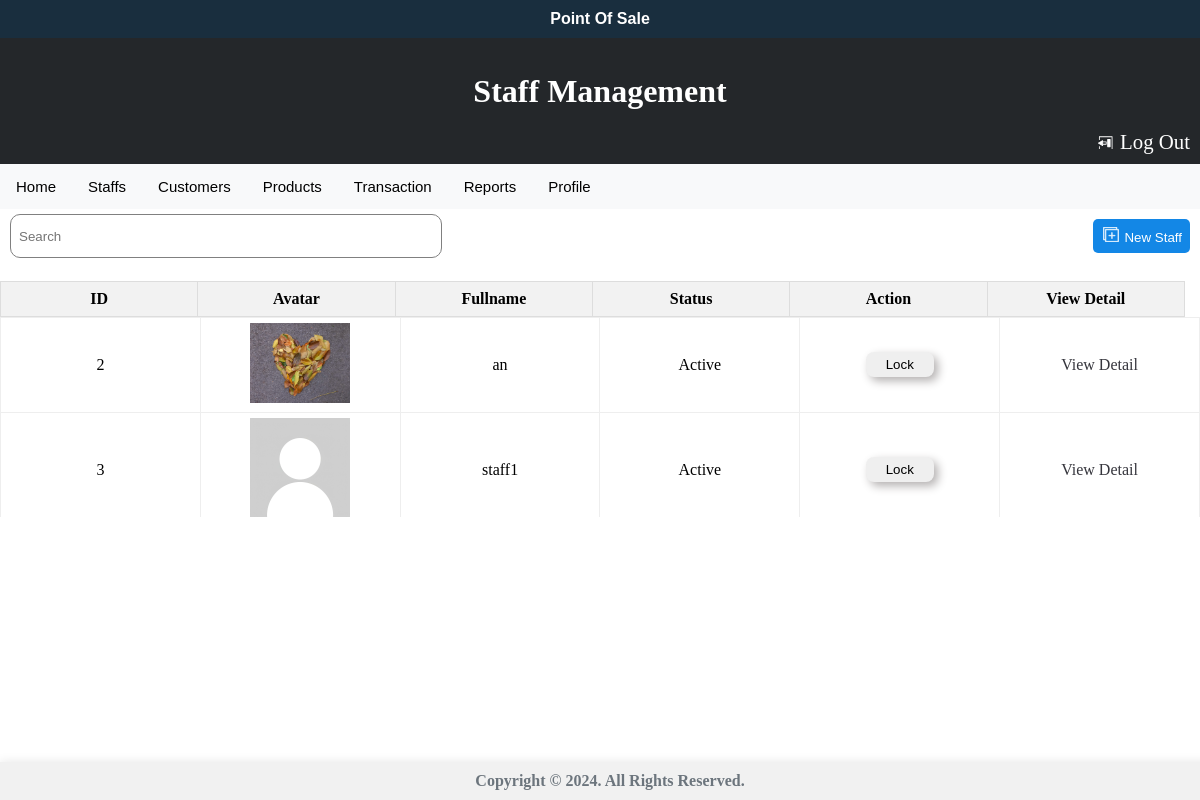
Screenshot of /views/view_staffs.php (signed in) with the database file from the repository.
### tables this page shows
CREATE TABLE `users` (
  `id` int(11) NOT NULL,
  `avatar` varchar(255) DEFAULT NULL,
  `fullname` varchar(255) NOT NULL,
  `username` varchar(255) NOT NULL,
  `password` varchar(255) NOT NULL,
  `email` varchar(255) NOT NULL,
  `phone` varchar(15) DEFAULT NULL,
  `gender` enum('male','female','other') DEFAULT NULL,
  `role` tinyint(1) NOT NULL DEFAULT 0,
  `status` tinyint(1) NOT NULL DEFAULT 0
);

### views/view_staffs.php (the view, shortened to what this page needs)
<?php
    include_once('../config/db.conn.php');
    if ($conn) {
        $sql = "SELECT * FROM users WHERE role=0";
        $staffs = $conn->query($sql);
    } else {
        $error = "Connection is not established yet.";
    }
    $imageDirectory = '../images/';
?>
<!DOCTYPE html>
<html lang="en">
<head>
    <link rel="stylesheet" type="text/css" href="../css/admin_home.css">
    <link rel="stylesheet" type="text/css" href="../css/product_catalog.css">
    <link rel="stylesheet" type="text/css" href="../css/create_sales.css">
</head>
<body>
    <div class="header">
        <div class="row">
            <div class="hd">
                <h4>Point Of Sale</h4>
            </div>
            <div class="hd1">
                <h2>Staff Management</h2>
            </div>
            <div class="hd2">
                <a href="#" onclick="confirmLogout()">
                </a>
                <a href="#" onclick="confirmLogout()">Log Out</a>
            </div>
        </div>
    </div>
    <div class="topnav" id="myTopnav">
        <a href="../views/admin_home.php">Home</a>
        <a href="../views/view_staffs.php">Staffs</a>
        <a class="active" href="../views/customer_list.php">Customers</a>
        <a href="../views/product_catalog.php">Products</a>
        <a href="../transaction/index.php">Transaction</a>
        <a href="#about">Reports</a>
        <a href="../views/profile.php?id=$id&role=$role">Profile</a>
    </div>
    <div class="Catalog">
        <div class="row">
            <div class="search_and_button">
                <div class="search_container">
                    <input id="frame_search" type="text" placeholder="Search">
                </div>
                <?php
                    echo '<button id="but">
                    <svg width="20px" height="15px" version="1.1" id="Capa_1" xmlns="http://www.w3.org/2000/svg" xmlns:xlink="http://www.w3.org/1999/xlink" x="0px" y="0px"
                        viewBox="0 0 55 55" fill="white" style="enable-background:new 0 0 55 55;" xml:space="preserve">
                        <g>
                            <path d="M49,8.5v-8H0v47h7v7h48v-46H49z M2,45.5v-43h45v6H7v37H2z M53,52.5H9v-5v-37h40h4V52.5z" stroke="white" stroke-width="2"/>
                            <path d="M42,30.5H32v-10c0-0.553-0.447-1-1-1s-1,0.447-1,1v10H20c-0.553,0-1,0.447-1,1s0.447,1,1,1h10v10c0,0.553,0.447,1,1,1
                                s1-0.447,1-1v-10h10c0.553,0,1-0.447,1-1S42.553,30.5,42,30.5z" stroke="white" stroke-width="2"/>
                        </g>
                    </svg>
                        New Staff
                    </button>';
                ?>
            </div>
            <br>
            <table class="head">
                <tr>
                    <th>ID</th>
                    <th>Avatar</th>
                    <th>Fullname</th>
                    <th>Status</th>
                    <th>Action</th>
                    <th>View Detail</th>
                </tr>
            </table>
            <div class="scroll_table">
                <table id="sales_tab">
                    <tbody>
                        <?php
                            if (isset($staffs)) {
                                while($staff = $staffs->fetch_assoc()) {
                                    echo "<tr>";
                                    echo "<td>" . $staff['id'] . "</td>";
                                    echo "<td><img src='" . $imageDirectory . $staff['avatar'] . "' alt='Avatar'  class='avatar'></td>";
                                    echo "<td>" . $staff['fullname'] . "</td>";
                                    if($staff['status']==0) {
                                        echo "<td>Active</td>";
                                    } else {
                                        echo "<td>Inactivate</td>";
                                    }
                                    echo "<td>";
                                    echo "<button id='buttLock' class='" . ($staff['status'] == 0 ? '' : 'lock') . "' onclick=\"toggleStatus(" . $staff['id'] . ", '" . $staff['status'] . "')\">";
                                    echo ($staff['status'] == 0) ? 'Lock' : "<span class='lock-label'><svg fill='#000000' width='20px' height='20px' viewBox='0 0 1024 1024' xmlns='http://www.w3.org/2000/svg'><path d='M800 384h-32V261.872C768 115.024 661.744 0 510.816 0 359.28 0 256 117.472 256 261.872V384h-32c-70.592 0-128 57.408-128 128v384c0 70.592 57.408 128 128 128h576c70.592 0 128-57.408 128-128V512c0-70.592-57.408-128-128-128zM320 261.872C320 152.784 394.56 64 510.816 64 625.872 64 704 150.912 704 261.872V384H320V261.872zM864.001 896c0 35.28-28.72 64-64 64h-576c-35.28 0-64-28.72-64-64V512c0-35.28 28.72-64 64-64h576c35.28 0 64 28.72 64 64v384zm-352-320c-35.344 0-64 28.656-64 64 0 23.632 12.96 44.032 32 55.12V800c0 17.664 14.336 32 32 32s32-14.336 32-32V695.12c19.04-11.088 32-31.504 32-55.12 0-35.344-28.656-64-64-64z'/></svg></span>Unlock";
                                    echo "</button>";
                                    echo "</td>";
                                    echo "<td><a href='../views/view_info_staff.php' id='detail'>View Detail</a></td>";
                                    echo "</tr>";
                                }
                            } else {
                                echo "<tr>";
                                echo "<td colspan='6'>No staff data available.</td>";
                                echo "</tr>";
                            }
                        ?>
                    </tbody>
                </table>
            </div>
        </div>
    </div>
    <div class="footer">
        <div class="jumbotron push-spaces">
            <strong>Copyright © 2024. All Rights Reserved.</strong>
        </div>
    </div>
</body>
</html>

### css/admin_home.css (style rules this page uses)
.footer { background-color: #f8f9fa; box-shadow: 0 0 10px rgba(0, 0, 0, 0.1); padding: 20px; margin: 0; display: flex; align-items: center; text-align: center; justify-content: center; }
.header { background-color: #6c757d; box-shadow: 0 0 10px rgba(0, 0, 0, 0.1); padding: 20px; margin: 0; }
.header .hd1 { text-align: center; font-family:'Trebuchet MS'; }
.header .hd2 { text-align: right; font-size: 130%; color: white; padding-right: 10px; }
strong,.wrapper a { color: #6c757d; }
.header h2 { font-size: 200%; color: white; padding-left: 0px; font-family: Cooper Black; }
.hd2 a { font-family: 'Corbel'; color: white; text-decoration: none; }
.hd { background-color: rgba(13, 36, 53, 0.872); text-align: center; }
.hd h4 { padding: 10px; color: white; font-family: sans-serif; vertical-align: bottom; margin: 0px; }
.hd1, .hd2 { background-color: rgba(0, 0, 0, 0.664); }
.hd1 h2 { margin: auto; padding: 20px; }
.hd1 { padding-top: 15px; }
.hd2 { padding-bottom: 10px; }
.header { padding: 0px; }
body { margin: auto; }
.topnav { background-color: #f8f9fa; overflow: hidden; }
.topnav a { float: left; color: black; text-align: center; padding: 14px 16px; text-decoration: none; font-size: 15px; font-family: sans-serif; }

### css/product_catalog.css (style rules this page uses)
table { width: 100%; border-collapse: collapse; }
th, td { border: 1px solid #ddd; padding: 8px; text-align: center; }
th { background-color: #f2f2f2; }
img { max-width: 100px; height: auto; }
.search_and_button { display: flex; justify-content: space-between; align-items: center; }
.search_container { margin: 0px; width: fit-content; margin-left: 10px; }
#but { padding: 8px; background-color: rgb(19, 135, 230); border: none; margin-top: 10px; margin-bottom: 10px; margin-right: 10px; border-radius: 5px; color: white; }
#frame_search { height: 5vh; border-radius: 10px; width: 35vw; padding-left: 8px; border: 1px solid gray; }
.hd2 { padding-right: 10px; }
.footer { position: fixed; bottom: 0; width: 100%; background-color: #f1f1f1; text-align: center; padding: 10px; }
.row { width: 100%; min-width: 820px; }
.row table { table-layout: fixed; width: 100%; }
.row table.head { width: calc(100% - 15px); }
table tr td { border: 1px solid #eee; padding: 5px; word-wrap: break-word; }
.scroll_table { overflow-y: auto; max-height: 200px; }
#myTopnav1, .header, .Catalog { min-width: 900px; }

### css/create_sales.css (style rules this page uses)
.footer { position: fixed; bottom: 0; width: 100%; background-color: #f1f1f1; text-align: center; padding: 10px; }
.row { width: 100%; }
.row table { table-layout: fixed; width: 100%; }
.row table.head { width: calc(100% - 15px); }
table tr td { border: 1px solid #eee; padding: 5px; word-wrap: break-word; }
#myTopnav1, .header, .Catalog { min-width: 900px; }
#detail { text-decoration: none; color: rgb(54, 54, 61); }
#buttLock { border: none; box-shadow: 4px 4px 10px rgb(180, 177, 177); padding: 5px 20px 5px 20px; border-radius: 8px; }
.head th { font-family: Calibri; }

### rows the page displays
users: id "2", avatar (picture), fullname "an", status "Active"
users: id "3", avatar (placeholder picture), fullname "staff1", status "Active"
